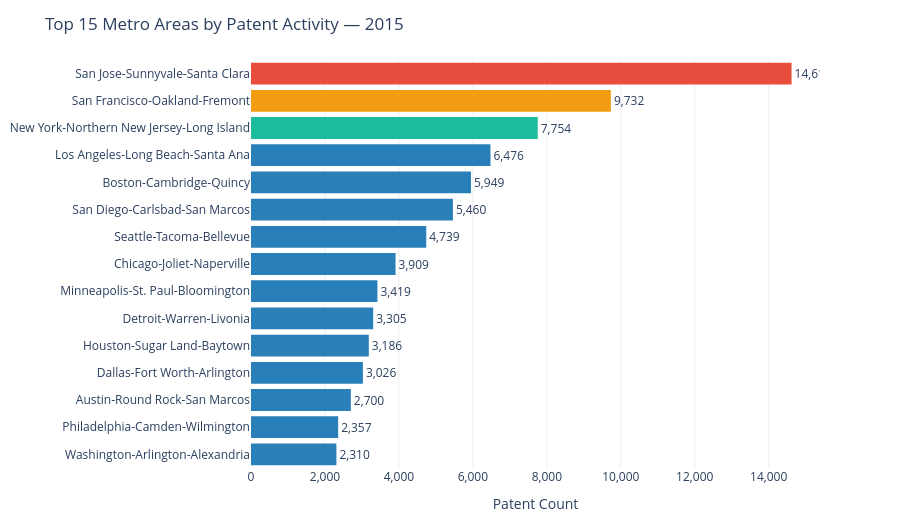

Notebook cell for this chart:
### Markdown cell above
---
## Step 8 — Top Metro Areas

Metro-level breakdown of the top 15 patent-producing areas. Silicon Valley's San Jose metro leads by a large margin — nearly double the second-ranked metro.

### Code cell
top_metros = (
    df_clean[~df_clean["MSA_Name"].str.startswith("--")]
    .nlargest(15, "Patents_2015")[["MSA_Name", "Patents_2015"]]
    .sort_values("Patents_2015", ascending=True)
)
top_metros["Short"] = top_metros["MSA_Name"].apply(
    lambda x: x.split(",")[0] if "," in x else x[:45]
)

# Colour top 3 distinctively
bar_colors = ["#2980B9"] * 12 + ["#1ABC9C", "#F39C12", "#E74C3C"]

fig_metro = go.Figure(go.Bar(
    x=top_metros["Patents_2015"],
    y=top_metros["Short"],
    orientation="h",
    marker=dict(color=bar_colors, line=dict(width=0)),
    text=top_metros["Patents_2015"].apply(lambda x: f"{int(x):,}"),
    textposition="outside",
    hovertemplate="<b>%{y}</b><br>Patents: %{x:,}<extra></extra>"
))

fig_metro.update_layout(
    title="Top 15 Metro Areas by Patent Activity — 2015",
    xaxis=dict(title="Patent Count", showgrid=True, gridcolor="#EEE", tickformat=","),
    yaxis=dict(showgrid=False),
    margin=dict(l=10, r=80, t=60, b=50),
    paper_bgcolor="white",
    plot_bgcolor="white",
    height=520,
    font=dict(size=12)
)
fig_metro.write_html(f"{BASE}/uspto_metro_areas.html")
print("Saved: uspto_metro_areas.html")
fig_metro.show()

### Figure 1 — Plotly figure (JSON) as saved in the notebook; plotly's stock layout.template omitted (floating-point values rounded to 4 significant figures)
{"data": [{"hovertemplate": "<b>%{y}</b><br>Patents: %{x:,}<extra></extra>", "marker": {"color": ["#2980B9", "#2980B9", "#2980B9", "#2980B9", "#2980B9", "#2980B9", "#2980B9", "#2980B9", "#2980B9", "#2980B9", "#2980B9", "#2980B9", "#1ABC9C", "#F39C12", "#E74C3C"], "line": {"width": 0}}, "orientation": "h", "text": ["2,310", "2,357", "2,700", "3,026", "3,186", "3,305", "3,419", "3,909", "4,739", "5,460", "5,949", "6,476", "7,754", "9,732", "14,618"], "textposition": "outside", "type": "bar", "x": [2310, 2357, 2700, 3026, 3186, 3305, 3419, 3909, 4739, 5460, 5949, 6476, 7754, 9732, 14618], "y": ["Washington-Arlington-Alexandria", "Philadelphia-Camden-Wilmington", "Austin-Round Rock-San Marcos", "Dallas-Fort Worth-Arlington", "Houston-Sugar Land-Baytown", "Detroit-Warren-Livonia", "Minneapolis-St. Paul-Bloomington", "Chicago-Joliet-Naperville", "Seattle-Tacoma-Bellevue", "San Diego-Carlsbad-San Marcos", "Boston-Cambridge-Quincy", "Los Angeles-Long Beach-Santa Ana", "New York-Northern New Jersey-Long Island", "San Francisco-Oakland-Fremont", "San Jose-Sunnyvale-Santa Clara"]}], "layout": {"font": {"size": 12}, "height": 520, "margin": {"b": 50, "l": 10, "r": 80, "t": 60}, "paper_bgcolor": "white", "plot_bgcolor": "white", "title": {"text": "Top 15 Metro Areas by Patent Activity — 2015"}, "xaxis": {"gridcolor": "#EEE", "showgrid": true, "tickformat": ",", "title": {"text": "Patent Count"}}, "yaxis": {"showgrid": false}}}
